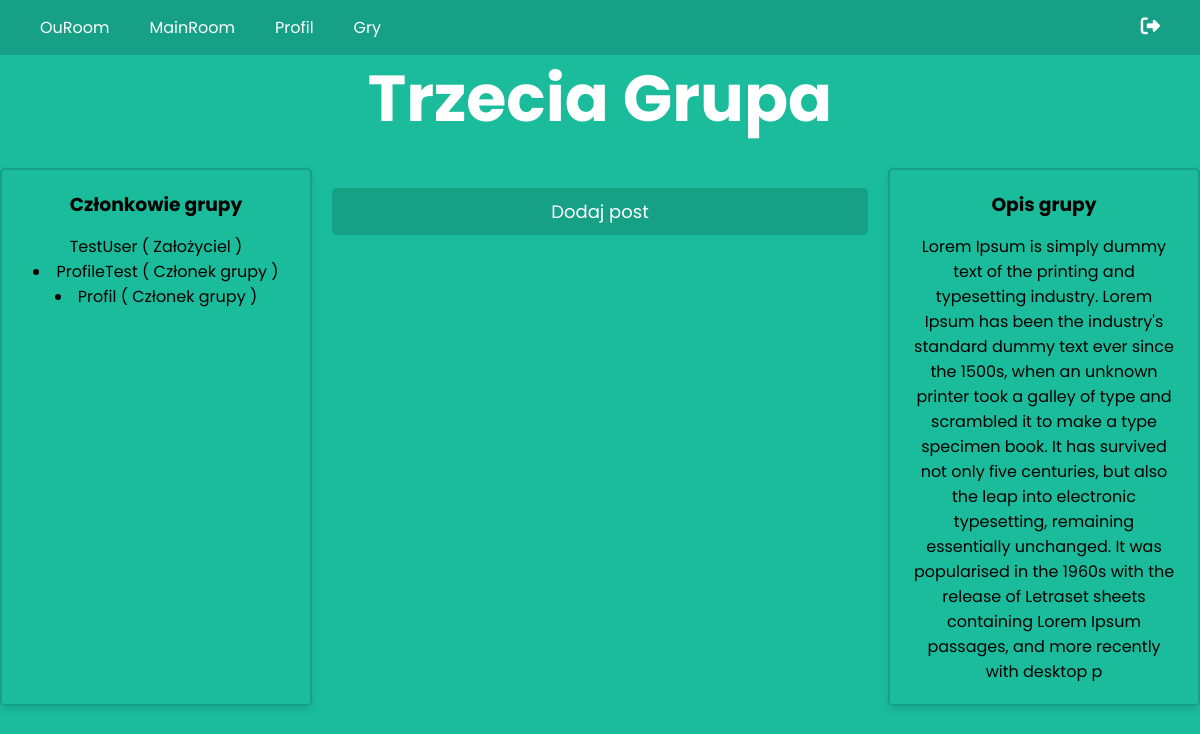
Page /ouroom/group/4 on the earlier database version.
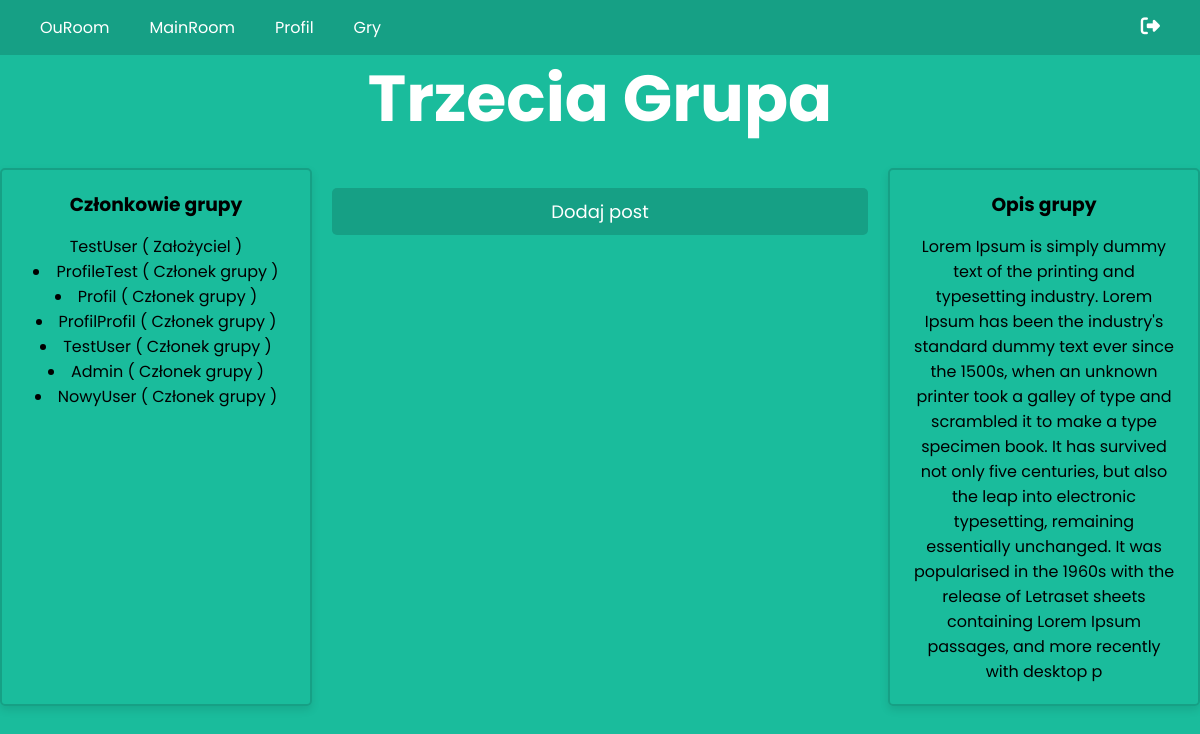
Same page on the later database version.
### rooms/models.py (models this page shows, shortened)
class Group(models.Model):
    author = models.ForeignKey(settings.AUTH_USER_MODEL, related_name='creator_group', on_delete=models.CASCADE)
    name = models.TextField(max_length=50)
    description = models.TextField(max_length=500)

class GroupMembers(models.Model):
    group = models.ForeignKey(Group, on_delete=models.CASCADE, related_name='membership')
    user = models.ForeignKey(settings.AUTH_USER_MODEL, on_delete=models.CASCADE, related_name='group_membership')
    role = models.TextField(max_length=30, default='Członek grupy')
    time_release = models.DateTimeField(default=timezone.now)

### accounts/models.py (models this page shows)
class CustomUser(AbstractUser):
    email = models.EmailField(blank=False, null=False,unique=True)

### rooms/views.py (the view, shortened to what this page needs)
# urls.py: path('ouroom/group/<int:group_id>', views.GroupDetailView.as_view(), name='group_detail'),
class GroupDetailView(DetailView):
    model = Group
    context_object_name = 'group'
    template_name = 'rooms/group_detail.html'
    pk_url_kwarg = 'group_id'
    def get_object(self, queryset=None):
        group_id = self.kwargs.get(self.pk_url_kwarg)
        self.object = get_object_or_404(Group, id=group_id)
        return self.object
    def get_context_data(self, **kwargs):
        context = super().get_context_data(**kwargs)
        context['form'] = AddGroupMemberForm(group_id=self.object.id)
        context['members'] = GroupMembers.objects.filter(group=self.object) #Download all members
        return context

### rooms/templates/rooms/group_detail.html (shortened to what this page needs)
{% extends "rooms/mainroom.html" %}
{% block content %}
<h1>{{ object.name }}</h1>
<div class="container">
    <div class="left-container">
        <h3>Członkowie grupy</h3>
        <p>{{ object.author }} ( Założyciel )</p>
        {% for member in members %}
            <li>
            {{ member.user.username }} ( {{ member.role }} )
            </li>
        {% endfor %}
    </div>
    <div class="center-container">
        <a href="{% url 'post_new' %}" class="submit-style">Dodaj post</a>
    </div>
    <div class="right-container">
        {% if object.description %}
            <h3>Opis grupy</h3>
            <p>{{ object.description }}</p>
        {% endif %}
    </div>
</div>
{% endblock content %}

### rooms/templates/rooms/mainroom.html (shortened to what this page needs)
<!DOCTYPE html>
<html lang="en">
<head>
    {% load static %}
    <link rel="stylesheet" href="{% static 'css/main.css' %}">
</head>
<body>
    <nav class="navigation">
        <div class="nav-left">
            <a href="{% url 'ouroom' %}" class="nav-link">OuRoom</a>
            <a href="{% url 'main_room' %}" class="nav-link">MainRoom</a>
            <a href="{% url 'profile' %}" class="nav-link">Profil</a>
            <a href="{% url 'games' %}" class="nav-link">Gry</a>
        </div>
        <div class="nav-right">
            <a href="{% url 'logout' %}" class="nav-icon" title="Wyloguj się"><i class="fa-solid fa-right-from-bracket"></i></a>
        </div>
    </nav>
    {% block content %}{% endblock content %}
</body>
</html>

### static/css/main.css (style rules this page uses)
* { margin: 0; padding: 0; box-sizing: border-box; font-family: 'Poppins', sans-serif; }
body { background: #1abc9c; overflow: auto; display: flex; flex-direction: column; justify-content: flex-start; align-items: center; padding-top: 50px; min-height: 100vh; }
h1 { color: #fff; margin-bottom: 20px; font-size: 65px; }
p { text-align: center; margin-top: 15px; }
.submit-style { color: #fff; background: #16a085; border: none; padding: 10px; width: 100%; border-radius: 5px; cursor: pointer; font-size: 18px; text-align: center; display: inline-block; text-decoration: none; }
.navigation { display: flex; justify-content: space-between; align-items: center; padding: 10px 20px; background-color: #16a085; color: #fff; position: fixed; top: 0; left: 0; width: 100%; z-index: 1000; }
.nav-left, .nav-right { display: flex; align-items: center; }
.nav-link, .nav-icon { text-decoration: none; color: #fff; margin: 0 10px; padding: 5px 10px; border-radius: 5px; transition: background-color 0.3s ease; }
.fa-thumbs-up, .fa-regular, .fa-solid, .fa-comment-medical { font-size: 1.2rem; }

Differences in the rows shown:
added GroupMembers: user.username "ProfilProfil", role "Członek grupy"
added GroupMembers: user.username "TestUser", role "Członek grupy"
added GroupMembers: user.username "Admin", role "Członek grupy"
added GroupMembers: user.username "NowyUser", role "Członek grupy"
